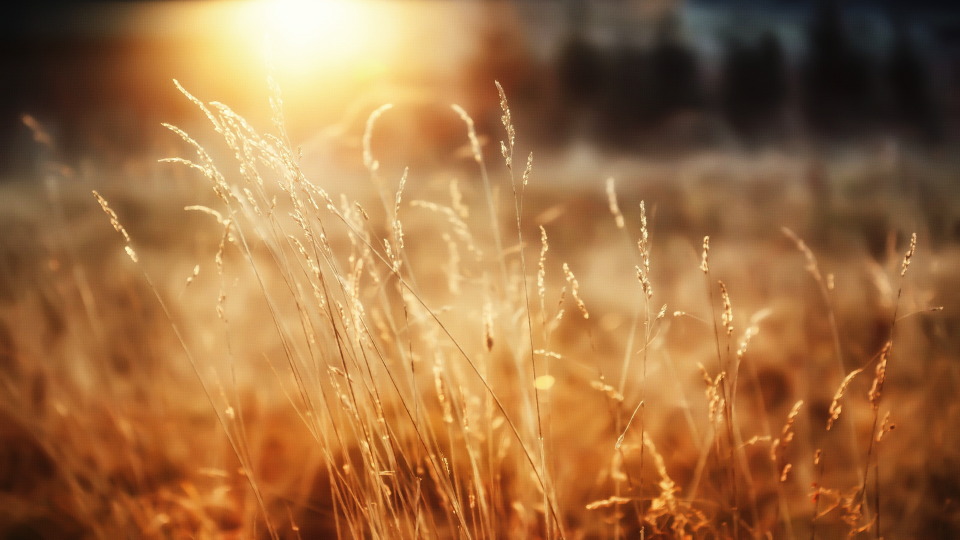
#> input picture 2-Basic_Operations/Sample_Image.png, 1920 x 1080 px (shown at 1/2 size)
$ python resizing.py
#> lines starting #> are read from the running program, lines starting #| are printed output that depends on the picture
import cv2 as cv

img = cv.imread('Sample_Image.png')
#> img is the input picture: shape (1080, 1920, 3); mean B, G, R 66, 110.9, 158.6

resized_img = cv.resize(img, (560, 540))  # (width, height)
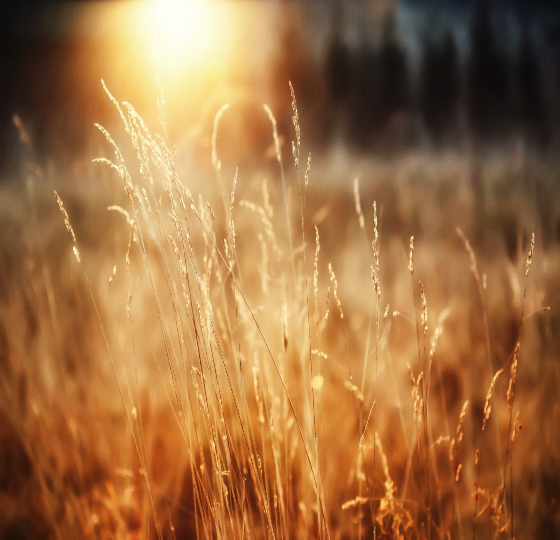
#> resized_img: shape (540, 560, 3); mean B, G, R 65.9, 110.9, 158.5

print(img.shape)  # (1080, 1920, 3) ---> (height, width, channel)
#| (1080, 1920, 3)
print(resized_img.shape)
#| (540, 560, 3)
cv.imshow('Image', img)
cv.imshow('Resized Image', resized_img)
cv.waitKey(0)
